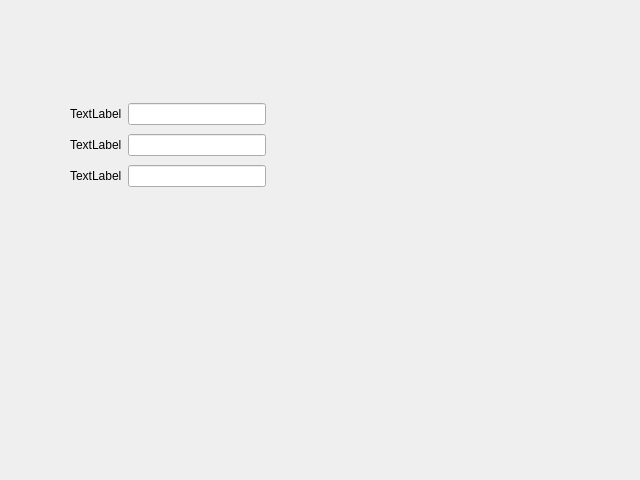
<?xml version="1.0" encoding="UTF-8"?>
<ui version="4.0">
 <class>Dialog</class>
 <widget class="QDialog" name="Dialog">
  <property name="geometry">
   <rect>
    <x>0</x>
    <y>0</y>
    <width>640</width>
    <height>480</height>
   </rect>
  </property>
  <property name="windowTitle">
   <string>Dialog</string>
  </property>
  <widget class="QWidget" name="">
   <property name="geometry">
    <rect>
     <x>70</x>
     <y>100</y>
     <width>196</width>
     <height>91</height>
    </rect>
   </property>
   <layout class="QVBoxLayout" name="verticalLayout">
    <item>
     <layout class="QHBoxLayout" name="horizontalLayout">
      <item>
       <widget class="QLabel" name="label">
        <property name="text">
         <string>TextLabel</string>
        </property>
       </widget>
      </item>
      <item>
       <widget class="QLineEdit" name="lineEdit"/>
      </item>
     </layout>
    </item>
    <item>
     <layout class="QHBoxLayout" name="horizontalLayout_2">
      <item>
       <widget class="QLabel" name="label_2">
        <property name="text">
         <string>TextLabel</string>
        </property>
       </widget>
      </item>
      <item>
       <widget class="QLineEdit" name="lineEdit_2"/>
      </item>
     </layout>
    </item>
    <item>
     <layout class="QHBoxLayout" name="horizontalLayout_3">
      <item>
       <widget class="QLabel" name="label_3">
        <property name="text">
         <string>TextLabel</string>
        </property>
       </widget>
      </item>
      <item>
       <widget class="QLineEdit" name="lineEdit_3"/>
      </item>
     </layout>
    </item>
   </layout>
  </widget>
 </widget>
 <resources/>
 <connections/>
</ui>
